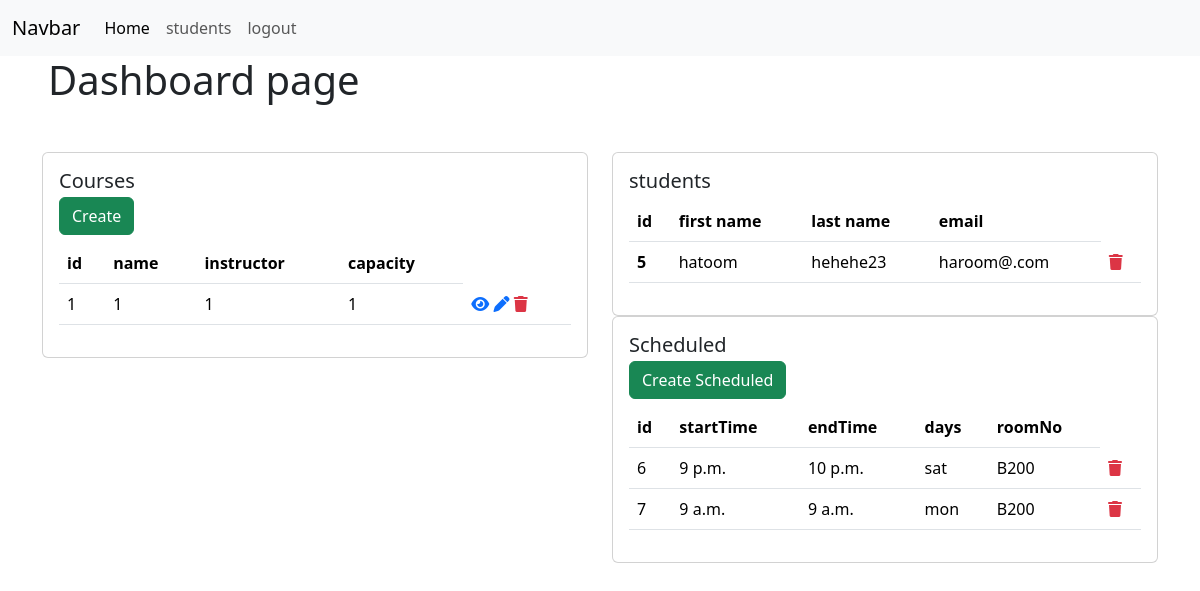
The page / (signed in) on the database its author committed.
### App/models.py (models this page shows, shortened)
class Courses(models.Model):
    id = models.CharField(primary_key=True,max_length=10)
    name = models.CharField( max_length=50)
    description = models.CharField(max_length=255)
    prerequisites = models.ForeignKey('self', on_delete=models.DO_NOTHING, null=True, blank=True)
    instructor = models.CharField(max_length=50)
    capacity = models.IntegerField()
    scheduled = models.ForeignKey(CourseSchedules, on_delete=models.CASCADE)

class Student(models.Model):
    id = models.IntegerField(primary_key=True)
    first_name = models.CharField(max_length=50, null=True)
    last_name = models.CharField(max_length=50, null=True)
    email = models.EmailField(max_length=254, null=True)
    user = models.ForeignKey(User,on_delete=models.CASCADE)

class CourseSchedules(models.Model):
    DAYS = (
        ('sun','sunday'),
        ('mon','monday'),
        ('tue','tuesday'),
        ('wen','wenday'),
        ('thu','thursday'),
        ('fri','friday'),
        ('sat','satarday'),
    )
    id = models.IntegerField(primary_key=True)
    startTime = models.TimeField()
    endTime = models.TimeField()
    days = models.CharField(max_length=10, null=True, choices=DAYS)
    roomNo = models.CharField(max_length=20)

### App/views.py (the view)
# urls.py: path('', views.home, name='home'),
@login_required(login_url='login')
def home(request):
    courses = Courses.objects.all()
    students = Student.objects.all()
    Schedules = CourseSchedules.objects.all()
    context = {
        "courses":courses,
        "students":students,
        'schedules':Schedules,
    }
    return render(request, "App/dashboard.html",context)

### App/templates/App/dashboard.html (shortened to what this page needs)
{% extends "App/main.html" %}
{% load static %}
{% block content %}
<h1 class= "px-5"> Dashboard page</h1>
<div class="container mt-5">
    <div class="row">
      <div class="col">
        <div class="card" >
            <div class="card-body">
              <h5 class="card-title">Courses</h5>
              <div class= "row">
              <h6 class="card-subtitle mb-2 text-body-secondary">
                <a class="btn btn-success" href="{% url "createCourse" %}" role="button">Create</a>
              </h6>
            </div>
              <table class="table">
                <thead>
                  <tr>
                    <th scope="col">id </th>
                    <th scope="col">name </th>
                    <th scope="col">instructor </th>
                    <th scope="col">capacity </th>
                  </tr>
                </thead>
                <tbody>
                    {% for item in courses %}
                  <tr>
                    <td>{{item.id}}</td>
                    <td>{{item.name}}</td>
                    <td>{{item.instructor}}</td>
                    <td>{{item.capacity}}</td>
                    <td>
                    <a href="{% url "course" item.id %}"><i class="fa-solid fa-eye"></i></a>
                    <a href="{% url "updateCourse" item.id %}"> <i class="fa-solid fa-pen"></i></a>
                    <a href="{% url "deleteCourse" item.id %}"><i class="fa-solid fa-trash text-danger"></i></a>
                    </td>
                  </tr>
                  {% endfor %}
                </tbody>
              </table>
          </div>
            </div>
          </div>
      <div class="col">
        <div class="card">
            <div class="card-body">
              <h5 class="card-title">students</h5>
        <table class="table">
            <thead>
              <tr>
                <th scope="col">id </th>
                <th scope="col">first name </th>
                <th scope="col">last name </th>
                <th scope="col">email</th>
              </tr>
            </thead>
            <tbody>
                {% for item in students  %}
              <tr>
                <th >{{item.id}}</th>
                <td>{{item.first_name}}</td>
                <td>{{item.last_name}}</td>
                <td>{{item.email}}</td>
                <td> <a href="{% url "deleteStudent" item.id %}"><i class="fa-solid fa-trash text-danger"></i></a> </td>
              </tr>
              {% endfor %}
            </tbody>
          </table>
            </div>
          </div>
          <div class="col">
            <div class="card" >
                <div class="card-body">
                  <h5 class="card-title">Scheduled</h5>
                  <h6 class="card-subtitle mb-2 text-body-secondary">
                    <a class="btn btn-success" href="{% url "createScheduled" %}" role="button">Create Scheduled</a>
                  </h6>
                  <table class="table">
                    <thead>
                      <tr>
                        <th scope="col">id </th>
                        <th scope="col">startTime </th>
                        <th scope="col">endTime </th>
                        <th scope="col">days </th>
                        <th scope="col">roomNo </th>
                      </tr>
                    </thead>
                    <tbody>
                        {% for item in schedules %}
                      <tr>
                        <td>{{item.id}}</td>
                        <td>{{item.startTime}}</td>
                        <td>{{item.endTime}}</td>
                        <td>{{item.days}}</td>
                        <td>{{item.roomNo}}</td>
                        <td>
                        <a href="{% url "deleteScheduled" item.id %}"><i class="fa-solid fa-trash text-danger"></i></a>
                        </td>
                      </tr>
                      {% endfor %}
                    </tbody>
                  </table>
              </div>
                </div>
              </div>
      </div>
    </div>
  </div>
{% endblock content %}

### rows shown on the page
Courses: id "1", name "1", instructor "1", capacity "1"
Student: id "5", first_name "hatoom", last_name "hehehe23", email "haroom@.com"
CourseSchedules: id "6", startTime "9 p.m.", endTime "10 p.m.", days "sat", roomNo "B200"
CourseSchedules: id "7", startTime "9 a.m.", endTime "9 a.m.", days "mon", roomNo "B200"
